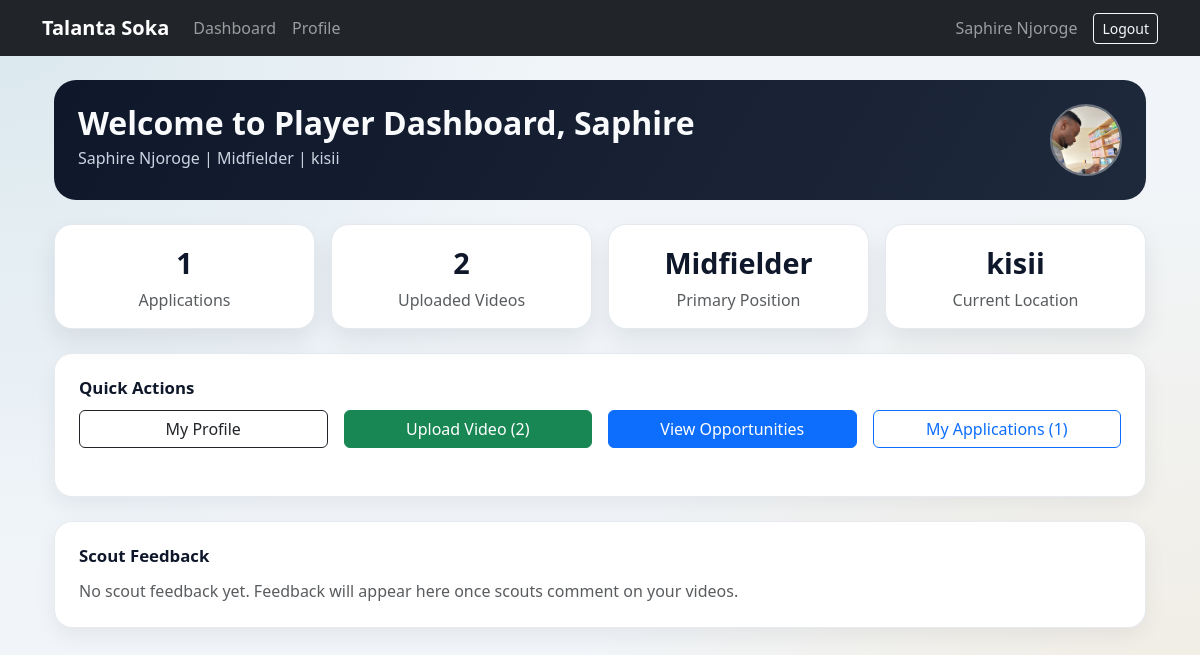
Before: /player/dashboard/ (signed in) with the older database file.
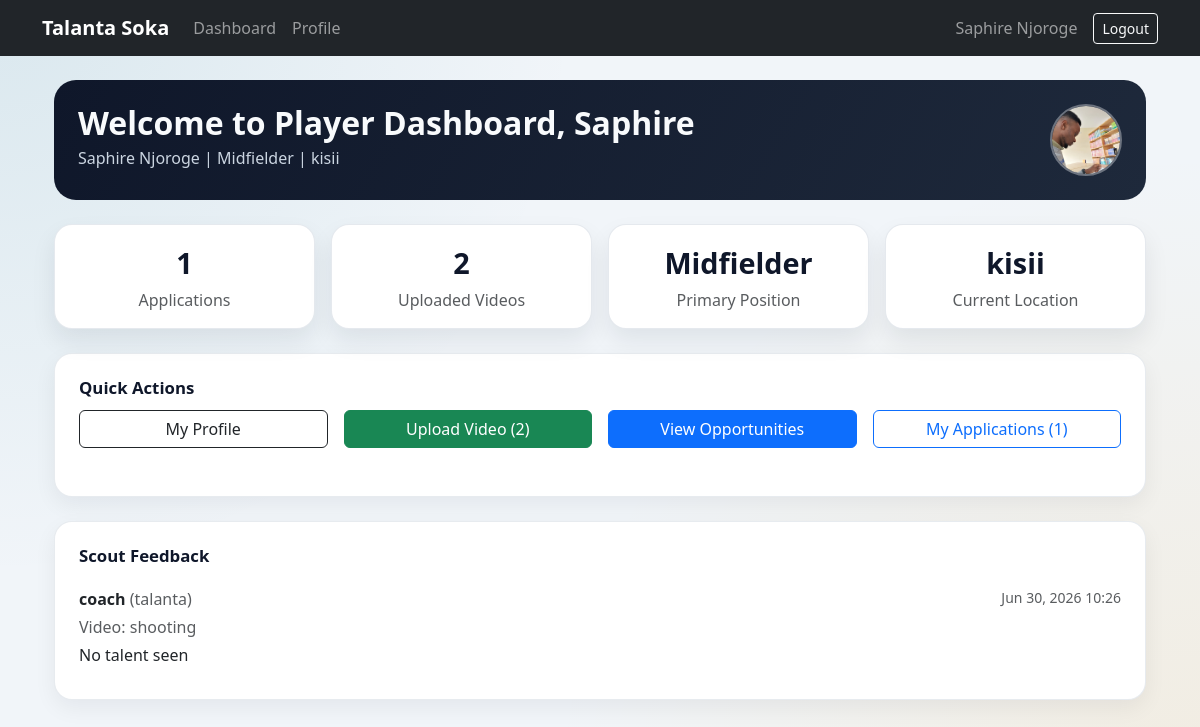
After: the same page with the newer database file.
### scouts/models.py (models this page shows, shortened)
class ScoutVideoFeedback(models.Model):
    scout = models.ForeignKey(
        User,
        on_delete=models.CASCADE,
        related_name='video_feedback_entries',
    )
    video = models.ForeignKey(
        PlayerVideo,
        on_delete=models.CASCADE,
        related_name='video_feedback_entries',
    )
    comment = models.TextField()
    created_at = models.DateTimeField(auto_now_add=True)
    updated_at = models.DateTimeField(auto_now=True)
    class Meta:
        constraints = [
            models.UniqueConstraint(
                fields=['scout', 'video'],
                name='unique_scout_video_feedback',
            )
        ]
        ordering = ['-updated_at']

class Scout(models.Model):
  user = models.OneToOneField(
      User,
      on_delete=models.CASCADE,
      related_name='scout_profile'
  )
  organization = models.CharField(max_length=100)
  specialization = models.CharField(max_length=120)
  verification_document = models.FileField(
      upload_to='scout_verification_docs/'
  )
  profile_photo = models.ImageField(
      upload_to='profile_photos/',
      blank=True,
      null=True
  )
  verified = models.BooleanField(default=False)

### users/models.py (models this page shows, shortened)
class User(AbstractBaseUser, PermissionsMixin):
    full_name = models.CharField(max_length=150)
    email = models.EmailField(unique=True)
    ROLE_CHOICES = [
        ('player','Player'),
        ('scout', 'Scout'),
    ]
    role = models.CharField(max_length=20, choices=ROLE_CHOICES, default='player')
    is_active = models.BooleanField(default=True)
    is_staff = models.BooleanField(default=False)
    USERNAME_FIELD = 'email'
    REQUIRED_FIELDS = ['full_name']
    objects = UserManager()

### players/models.py (models this page shows, shortened)
class PlayerVideo(models.Model):
    profile = models.ForeignKey(
        PlayerProfile,
        on_delete=models.CASCADE,
        related_name='videos'
    )
    title = models.CharField(max_length=150)
    video_file = models.FileField(upload_to='player_videos/')
    uploaded_at = models.DateTimeField(auto_now_add=True)
    class Meta:
        ordering = ['-uploaded_at']

### players/views.py (the view)
# urls.py: path('dashboard/',views.dashboard,name='player_dashboard'),
@login_required
def dashboard(request):
    if request.user.role != 'player':
        messages.error(request, 'Only players can access the player dashboard.')
        return redirect('scout_dashboard')
    profile = PlayerProfile.objects.filter(user=request.user).first()
    applications_count = Application.objects.filter(player=request.user).count()
    videos_count = profile.videos.count() if profile else 0
    first_name = (request.user.full_name or 'Player').split()[0]
    feedback_entries = (
        ScoutVideoFeedback.objects.select_related('scout', 'scout__scout_profile', 'video')
        .filter(video__profile=profile)
        if profile
        else ScoutVideoFeedback.objects.none()
    )
    return render(
        request,
        'players/playerdashboard.html',
        {
            'profile': profile,
            'first_name': first_name,
            'applications_count': applications_count,
            'videos_count': videos_count,
            'feedback_entries': feedback_entries,
        }
    )

### templates/players/playerdashboard.html (shortened to what the changed rows need)
{% extends 'base.html' %}
{% block content %}
<div class="container mt-4">
    <div class="dashboard-hero mb-4">
        <div class="d-flex justify-content-between align-items-start gap-3">
            <div>
                <h2 class="mb-1 fw-bold">Welcome to Player Dashboard, {{ first_name }}</h2>
            </div>
        </div>
    </div>
    <div class="panel-soft p-3 p-md-4 mt-4">
        <h4 class="section-title">Scout Feedback</h4>
        {% if feedback_entries %}
            <div class="list-group list-group-flush">
                {% for feedback in feedback_entries %}
                    <div class="list-group-item px-0">
                        <div class="d-flex justify-content-between align-items-start gap-2">
                            <div>
                                <strong>{{ feedback.scout.full_name }}</strong>
                                <span class="text-muted">({{ feedback.scout.scout_profile.organization|default:'Scout' }})</span>
                            </div>
                            <small class="text-muted">{{ feedback.updated_at|date:'M d, Y H:i' }}</small>
                        </div>
                        <p class="text-muted mb-1 mt-1">Video: {{ feedback.video.title }}</p>
                        <p class="mb-0 mt-1">{{ feedback.comment }}</p>
                    </div>
                {% endfor %}
            </div>
        {% else %}
            <p class="text-muted mb-0">No scout feedback yet. Feedback will appear here once scouts comment on your videos.</p>
        {% endif %}
    </div>
</div>
{% endblock %}

Changed rows visible on the page:
added ScoutVideoFeedback: scout.full_name "coach", scout.scout_profile.organization "talanta", updated_at "Jun 30, 2026 10:26", video "shooting", comment "No talent seen"
Other visible differences:
text no longer shown: "No scout feedback yet. Feedback will appear here once scouts comment on your videos."
